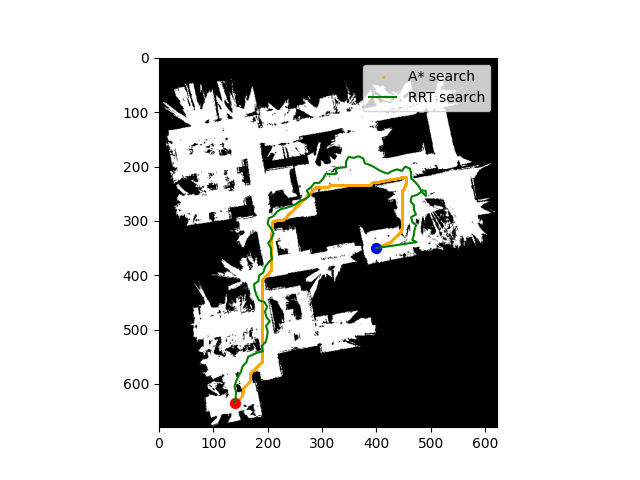

This figure's Python source:
from A_star_search import *
from RRT import *
from PIL import Image

# The start and goal coodinates
start = (635, 140)
goal = (350, 400)

# Convert image into a numpy array. 1 indicates free space, 0 indicates obstacle
occupancy_map_img = Image.open('occupancy_map.png')
occupancy_grid = (np.asarray(occupancy_map_img) > 0).astype(int)

# Let's test the reachability
'''print("Check if it is possible to get from start point to goal (should be false):")
print(is_reachable(occupancy_grid, start, goal))
print("\nCheck if it is possible to get from a start point to a neighbor (should be true):")
print(is_reachable(occupancy_grid, start, (640,145)))'''

# Construct an A* path
path_a = find_a_path(occupancy_grid, start, goal)
x_path_a, y_path_a = zip(*path_a)

# Construct an RRT* path
path_rrt = rrt_search(occupancy_grid, start, goal, 20000, 10)
x_path_rrt, y_path_rrt = zip(*path_rrt)

plt.scatter(y_path_a, x_path_a, s=1, color='orange', label='A* search')
plt.plot(y_path_rrt, x_path_rrt, color='green', label='RRT search')
plt.scatter(start[1], start[0], s=50, color='r')
plt.scatter(goal[1], goal[0], s=50, color='b')
plt.imshow(occupancy_grid, cmap='gray')
plt.legend()
plt.savefig('path.png')
plt.show()


